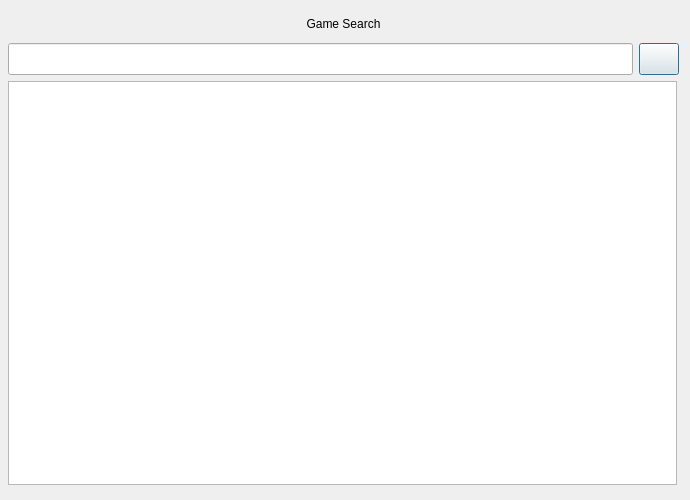
<?xml version="1.0" encoding="UTF-8"?>
<ui version="4.0">
 <class>AddDialog</class>
 <widget class="QDialog" name="AddDialog">
  <property name="geometry">
   <rect>
    <x>0</x>
    <y>0</y>
    <width>690</width>
    <height>500</height>
   </rect>
  </property>
  <property name="minimumSize">
   <size>
    <width>690</width>
    <height>500</height>
   </size>
  </property>
  <property name="maximumSize">
   <size>
    <width>690</width>
    <height>500</height>
   </size>
  </property>
  <property name="windowTitle">
   <string>Dialog</string>
  </property>
  <property name="styleSheet">
   <string notr="true">background-color:1E1E1E</string>
  </property>
  <widget class="QWidget" name="verticalLayoutWidget">
   <property name="geometry">
    <rect>
     <x>8</x>
     <y>10</y>
     <width>671</width>
     <height>481</height>
    </rect>
   </property>
   <layout class="QVBoxLayout" name="verticalLayout">
    <item>
     <widget class="QLabel" name="label">
      <property name="text">
       <string>Game Search</string>
      </property>
      <property name="alignment">
       <set>Qt::AlignCenter</set>
      </property>
     </widget>
    </item>
    <item>
     <layout class="QHBoxLayout" name="horizontalLayout">
      <property name="leftMargin">
       <number>0</number>
      </property>
      <item>
       <widget class="QLineEdit" name="lineEdit">
        <property name="minimumSize">
         <size>
          <width>0</width>
          <height>32</height>
         </size>
        </property>
        <property name="layoutDirection">
         <enum>Qt::LeftToRight</enum>
        </property>
       </widget>
      </item>
      <item>
       <widget class="QPushButton" name="searchButton">
        <property name="enabled">
         <bool>true</bool>
        </property>
        <property name="sizePolicy">
         <sizepolicy hsizetype="Minimum" vsizetype="Minimum">
          <horstretch>0</horstretch>
          <verstretch>0</verstretch>
         </sizepolicy>
        </property>
        <property name="mouseTracking">
         <bool>false</bool>
        </property>
        <property name="layoutDirection">
         <enum>Qt::LeftToRight</enum>
        </property>
        <property name="autoFillBackground">
         <bool>true</bool>
        </property>
        <property name="styleSheet">
         <string notr="true">background-color: 1E1E1E</string>
        </property>
        <property name="text">
         <string notr="true"/>
        </property>
        <property name="icon">
         <iconset resource="resourse.qrc">
          <normaloff>:/new/picture/img/loop.png</normaloff>:/new/picture/img/loop.png</iconset>
        </property>
       </widget>
      </item>
     </layout>
    </item>
    <item>
     <widget class="QListWidget" name="listWidget">
      <property name="sizePolicy">
       <sizepolicy hsizetype="Fixed" vsizetype="Fixed">
        <horstretch>0</horstretch>
        <verstretch>0</verstretch>
       </sizepolicy>
      </property>
      <property name="minimumSize">
       <size>
        <width>669</width>
        <height>404</height>
       </size>
      </property>
      <property name="maximumSize">
       <size>
        <width>669</width>
        <height>404</height>
       </size>
      </property>
      <property name="autoScroll">
       <bool>true</bool>
      </property>
      <property name="autoScrollMargin">
       <number>16</number>
      </property>
     </widget>
    </item>
    <item>
     <widget class="QDialogButtonBox" name="buttonBox">
      <property name="toolTip">
       <string>&lt;html&gt;&lt;head/&gt;&lt;body&gt;&lt;p&gt;&lt;br/&gt;&lt;/p&gt;&lt;/body&gt;&lt;/html&gt;</string>
      </property>
      <property name="whatsThis">
       <string>&lt;html&gt;&lt;head/&gt;&lt;body&gt;&lt;p&gt;&lt;br/&gt;&lt;/p&gt;&lt;/body&gt;&lt;/html&gt;</string>
      </property>
      <property name="styleSheet">
       <string notr="true"/>
      </property>
      <property name="orientation">
       <enum>Qt::Horizontal</enum>
      </property>
      <property name="standardButtons">
       <set>QDialogButtonBox::NoButton</set>
      </property>
     </widget>
    </item>
   </layout>
  </widget>
 </widget>
 <resources>
  <include location="resourse.qrc"/>
 </resources>
 <connections>
  <connection>
   <sender>buttonBox</sender>
   <signal>accepted()</signal>
   <receiver>AddDialog</receiver>
   <slot>accept()</slot>
   <hints>
    <hint type="sourcelabel">
     <x>248</x>
     <y>254</y>
    </hint>
    <hint type="destinationlabel">
     <x>157</x>
     <y>274</y>
    </hint>
   </hints>
  </connection>
  <connection>
   <sender>buttonBox</sender>
   <signal>rejected()</signal>
   <receiver>AddDialog</receiver>
   <slot>reject()</slot>
   <hints>
    <hint type="sourcelabel">
     <x>316</x>
     <y>260</y>
    </hint>
    <hint type="destinationlabel">
     <x>286</x>
     <y>274</y>
    </hint>
   </hints>
  </connection>
 </connections>
</ui>
